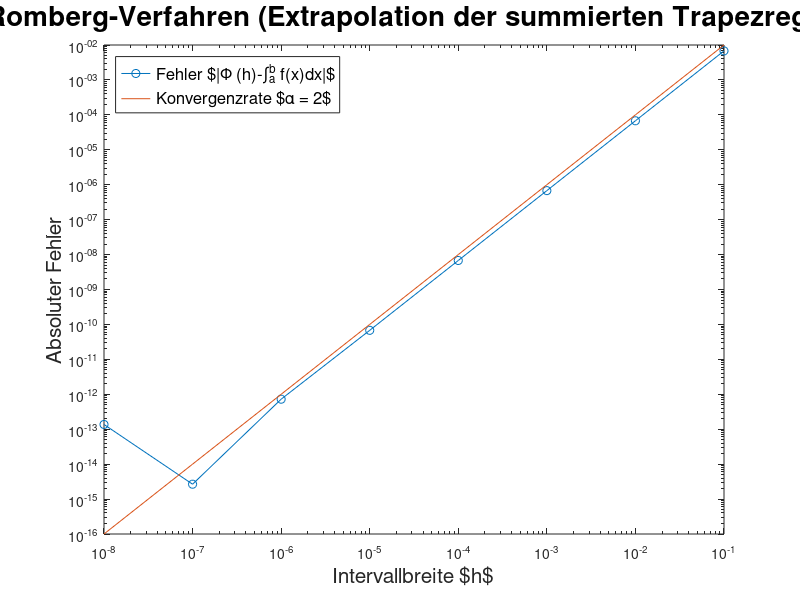

The MATLAB script that drew this image:
% Romberg-Verfahren zur numerischen Berechnung des Integrals einer Funktion
% f über das Intervall [a,b].
% Extrapolation der summierten Trapezregel mit alpha = 2.
% Auswertung mit Hilfe des Neville-Verfahrens.

a = 1;
b = 2;
f = @(x) exp(x)./x + sin(x*pi);
n = 8; % Anzahl der berechneten Folgegliedern
k = 10.^(1:n); % Anzahl der Stützstellen für die Trapezregel
h = (b-a) ./ k; % Intervallbreite
phi = zeros(1,n);
res = integral(f,a,b);

%%%%%%%%%%%%%%%%%%%%%%%%%%%%%%%%%%%%%%%%%%%%%%%%%%%%%%%%%%%%%%%%%%%%%%
%%%%%%%%%%%%%%%%%%%%%%%%%%%%%%%%%%%%%%%%%%%%%%%%%%%%%%%%%%%%%%%%%%%%%%
%%%%%%%%%%%%%%%%%%%%%%%%%%%%%%%%%%%%%%%%%%%%%%%%%%%%%%%%%%%%%%%%%%%%%%

%% Berechnung Phi(h_k) mithilfe der Trapezregel
for i = 1:n
    phi(i) = 0.5 * h(i) * (f(a) + 2*sum(f(a+h(i):h(i):b-h(i))) + f(b));
end

%%%%%%%%%%%%%%%%%%%%%%%%%%%%%%%%%%%%%%%%%%%%%%%%%%%%%%%%%%%%%%%%%%%%%%
%%%%%%%%%%%%%%%%%%%%%%%%%%%%%%%%%%%%%%%%%%%%%%%%%%%%%%%%%%%%%%%%%%%%%%
%%%%%%%%%%%%%%%%%%%%%%%%%%%%%%%%%%%%%%%%%%%%%%%%%%%%%%%%%%%%%%%%%%%%%%

%% Neville-Verfahren
x = h.^2; % Stützstellen für Interpolationspolynom p_n
y = phi; % Funktionswerte für Interpolationspolynom p_n
for m = 1:n-1
    for j = 1:n-m
        y(j) = ((0 - x(j))*y(j+1) - (0 - x(j+m))*y(j)) / (x(j+m)-x(j));
    end
end
% Output: Approximation y(1) = p_n(0)
fprintf(['\nApproximation für Integral: %f\n' ...
    'Relativer Fehler mit Neville: %f\n' ...
    'Relativer Fehler ohne Neville: %f\n'] ...
    ,y(1),abs(1-y(1)/res),abs(1-phi(n)/res));
%%%%%%%%%%%%%%%%%%%%%%%%%%%%%%%%%%%%%%%%%%%%%%%%%%%%%%%%%%%%%%%%%%%%%%
%%%%%%%%%%%%%%%%%%%%%%%%%%%%%%%%%%%%%%%%%%%%%%%%%%%%%%%%%%%%%%%%%%%%%%
%%%%%%%%%%%%%%%%%%%%%%%%%%%%%%%%%%%%%%%%%%%%%%%%%%%%%%%%%%%%%%%%%%%%%%

%% Plot

loglog(h,abs(phi-res),'o-');
hold on
plot(h,h.^2);
hold off

title('Romberg-Verfahren (Extrapolation der summierten Trapezregel)', ...
    'FontSize',20);
legend('Fehler $|\Phi (h)-\int_a^b f(x)dx|$', ...
    'Konvergenzrate $\alpha = 2$','FontSize',12,'Location','northwest')
xlabel('Intervallbreite $h$','FontSize',15);
ylabel('Absoluter Fehler','FontSize',15);